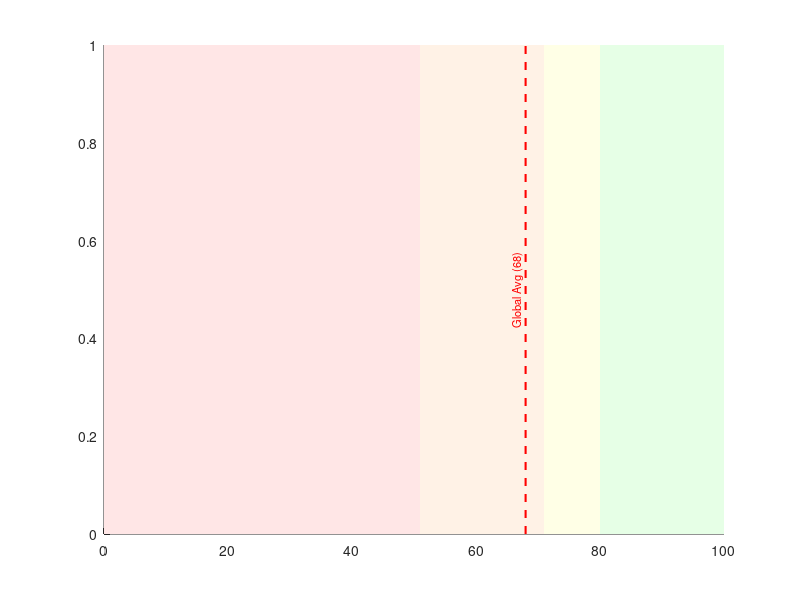

The MATLAB source for this figure: (Note: this script raises an error after producing the figure.)
% SUS Score Visualization Graph
clear; clc;

% --- Data Inputs ---
score_mean = 85.90;        % Mean score from SUS analysis
score_std = 9.02;          % Standard Deviation from SUS analysis
global_avg_benchmark = 68; % Global standard average for SUS
% Standard Error
N = 40; % Number of total participant
score_se = score_std / sqrt(N);


% --- Figure Setup ---
figure('Color', 'w', 'Position', [100, 100, 800, 120]);
hold on;

% 1. Drawing Background Color Zones (Quality Categories)
% Poor (0-51), OK (51-71), Good (71-80), Excellent (80-100)
patch([0 51 51 0], [0 0 1 1], [1 0.9 0.9], 'EdgeColor', 'none');    % Soft Red
patch([51 71 71 51], [0 0 1 1], [1 0.95 0.9], 'EdgeColor', 'none'); % Soft Orange
patch([71 80 80 71], [0 0 1 1], [1 1 0.9], 'EdgeColor', 'none');    % Soft Yellow
patch([80 100 100 80], [0 0 1 1], [0.9 1 0.9], 'EdgeColor', 'none'); % Soft Green

% 2. Global Average Benchmark Line (Dashed Red)
line([global_avg_benchmark global_avg_benchmark], [0 1], 'Color', 'r', 'LineStyle', '--', 'LineWidth', 1.5);
text(global_avg_benchmark-1.5, 0.5, 'Global Avg (68)', 'Rotation', 90, 'Color', 'r', 'HorizontalAlignment', 'center', 'FontSize', 8);

% 3. Sus Score and Error Bar (Horizontal)
errorbar(score_mean, 0.4, score_se, 'horizontal', 'ko', 'LineWidth', 2, 'MarkerFaceColor', 'k', 'MarkerSize', 5);

% 4. Quality Labels
text(25.5, 0.90, 'Poor', 'FontSize', 10, 'FontWeight', 'bold', 'HorizontalAlignment', 'center');
text(61, 0.90, 'OK', 'FontSize', 10, 'FontWeight', 'bold', 'HorizontalAlignment', 'center');
text(75.5, 0.90, 'Good', 'FontSize', 10, 'FontWeight', 'bold', 'HorizontalAlignment', 'center');
text(90, 0.90, 'Excellent', 'FontSize', 10, 'FontWeight', 'bold', 'HorizontalAlignment', 'center');

% Result Label and Pointer
text(score_mean, 0.70, sprintf('Score: %.2f', score_mean), 'FontSize', 10, 'FontWeight', 'bold', 'HorizontalAlignment', 'center');
% Adding a small downward arrow using annotation
% [x_start x_end], [y_start y_end] in normalized units
annotation('arrow', [0.796 0.796], [0.68 0.54]); 

% 5. Axis Formatting
set(gca, 'XLim', [0 100], 'YLim', [0 1], 'YTick', [], 'Box', 'on', 'LineWidth', 1.2);
xlabel('SUS Score', 'FontSize', 10, 'FontWeight', 'bold');
% title('System Usability Scale (SUS) Score Results', 'FontSize', 14, 'FontWeight', 'bold');

hold off;
